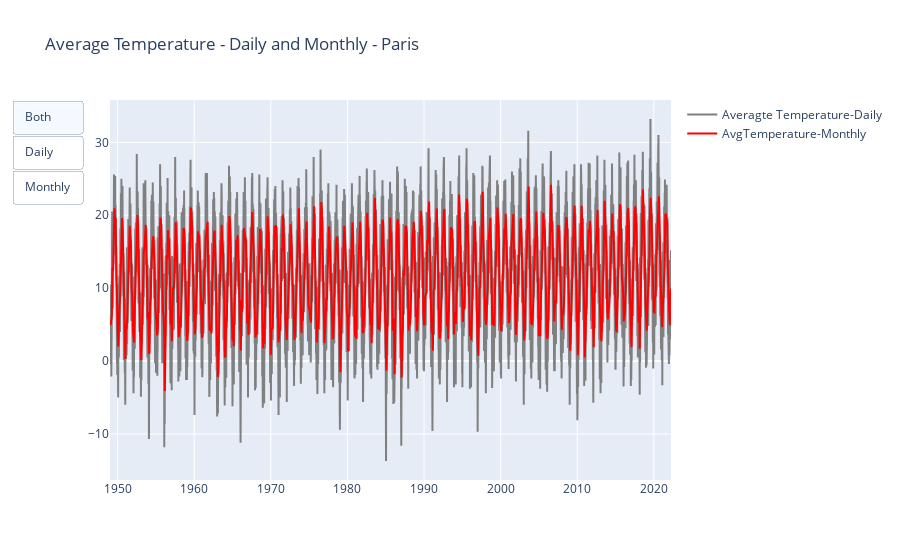

Source (notebook cell):
### Code cell
data =[go.Scatter(x=df_meteo.index,y=df_meteo['TG'],name='Averagte Temperature-Daily',marker=dict(color='grey')),
        go.Scatter(x= df_meteo_monthly.index,y=df_meteo_monthly['TG'],name='AvgTemperature-Monthly',marker=dict(color='red'))
        ]
fig = go.Figure(data)

buttons = [dict(label='Both',method='restyle',args=[{'visible':[True,True]}]),
           dict(label='Daily',method='restyle',args=[{'visible':[True,False]}]),
           dict(label='Monthly',method='restyle',args=[{'visible':[False,True]}])]

updatemenus=[dict(type="buttons",direction='down',buttons=buttons)]
fig.update_layout(updatemenus=updatemenus,title='Average Temperature - Daily and Monthly - Paris')

### Figure 1 — Plotly figure (JSON) as saved in the notebook; plotly's stock layout.template omitted (floating-point values rounded to 4 significant figures; data arrays with more than 128 entries replaced by an {"elided": "..."} marker saying what was removed)
{"data": [{"marker": {"color": "grey"}, "name": "Averagte Temperature-Daily", "type": "scatter", "x": {"elided": "26753 str values"}, "y": {"elided": "26753 float values"}}, {"marker": {"color": "red"}, "name": "AvgTemperature-Monthly", "type": "scatter", "x": {"elided": "879 str values"}, "y": {"elided": "879 float values"}}], "layout": {"title": {"text": "Average Temperature - Daily and Monthly - Paris"}, "updatemenus": [{"buttons": [{"args": [{"visible": [true, true]}], "label": "Both", "method": "restyle"}, {"args": [{"visible": [true, false]}], "label": "Daily", "method": "restyle"}, {"args": [{"visible": [false, true]}], "label": "Monthly", "method": "restyle"}], "direction": "down", "type": "buttons"}]}}
